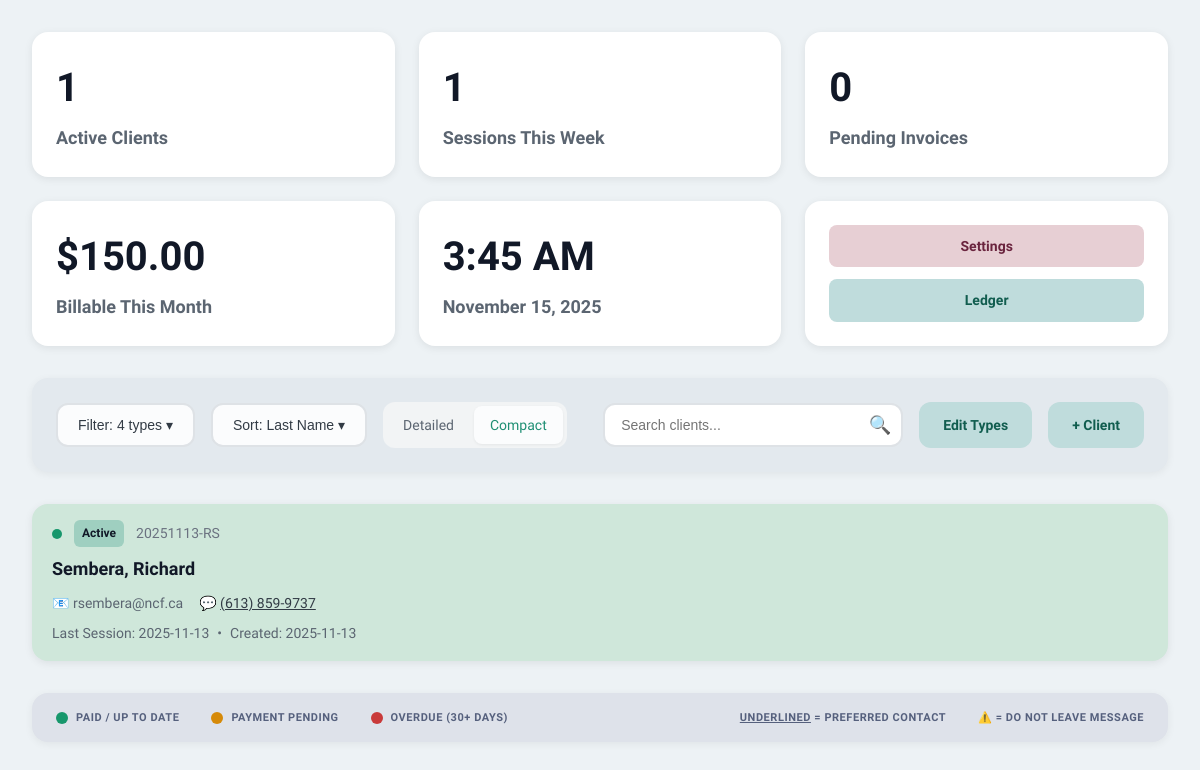
Before: / with the older database file.
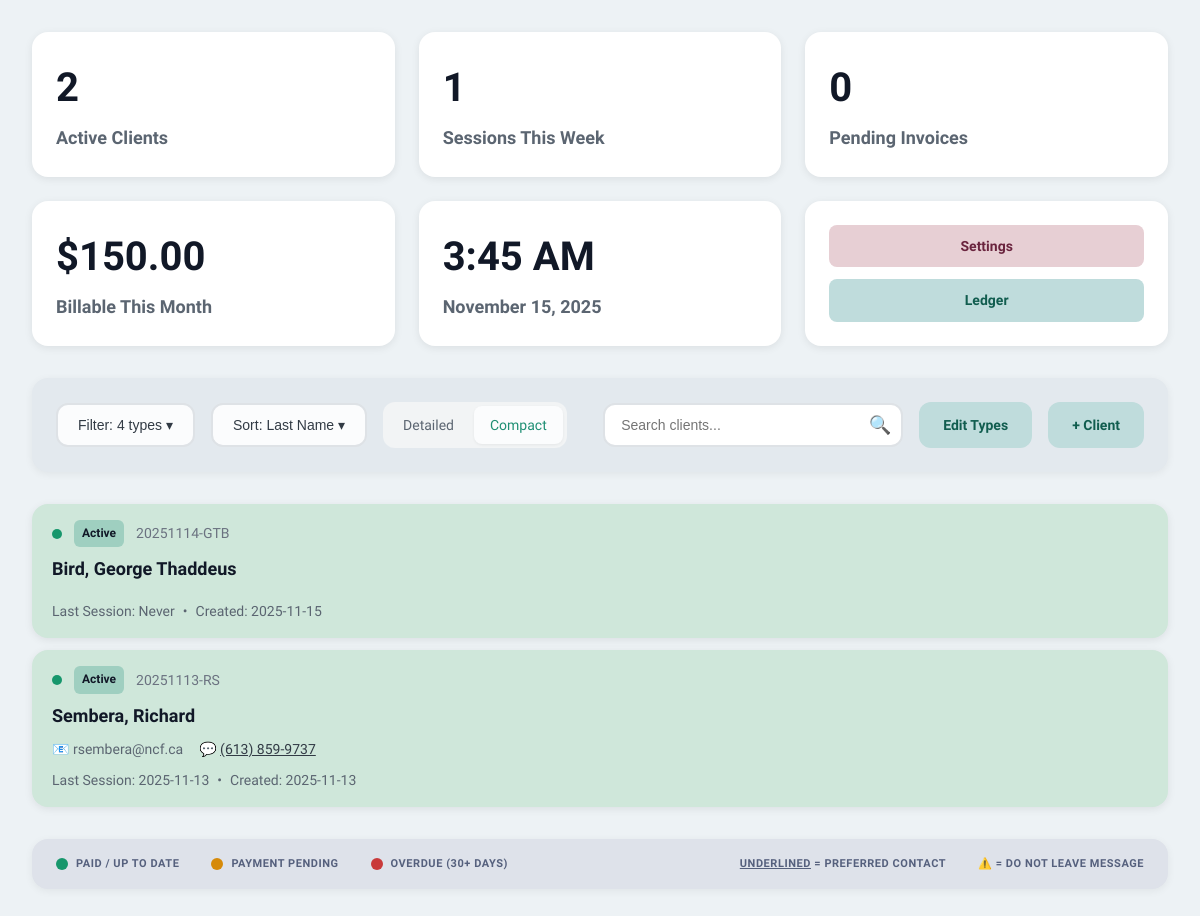
After: the same page with the newer database file.
### tables this page shows
CREATE TABLE client_types (
                id INTEGER PRIMARY KEY AUTOINCREMENT,
                name TEXT UNIQUE NOT NULL,
                color TEXT NOT NULL,
                file_number_style TEXT NOT NULL,
                file_number_prefix TEXT,
                file_number_suffix TEXT,
                file_number_counter INTEGER DEFAULT 0,
                session_fee REAL,
                session_duration INTEGER,
                retention_period INTEGER,
                is_system INTEGER DEFAULT 0,
                service_description TEXT,
                is_system_locked INTEGER DEFAULT 0,
                base_price REAL,
                tax_rate REAL,
                created_at INTEGER NOT NULL,
                modified_at INTEGER NOT NULL
            );

CREATE TABLE clients (
                id INTEGER PRIMARY KEY AUTOINCREMENT,
                file_number TEXT UNIQUE NOT NULL,
                first_name TEXT NOT NULL,
                middle_name TEXT,
                last_name TEXT NOT NULL,
                type_id INTEGER NOT NULL,
                session_offset INTEGER DEFAULT 0,
                created_at INTEGER NOT NULL,
                modified_at INTEGER NOT NULL,
                is_deleted INTEGER DEFAULT 0,
                FOREIGN KEY (type_id) REFERENCES client_types(id)
            );

CREATE TABLE entries (
                id INTEGER PRIMARY KEY AUTOINCREMENT,
                client_id INTEGER NOT NULL,
                class TEXT NOT NULL,
                created_at INTEGER NOT NULL,
                modified_at INTEGER NOT NULL,
                
                -- Common fields
                description TEXT,
                content TEXT,
                
                -- Profile-specific fields
                email TEXT,
                phone TEXT,
                home_phone TEXT,
                work_phone TEXT,
                text_number TEXT,
                address TEXT,
                date_of_birth TEXT,
                preferred_contact TEXT,
                ok_to_leave_message TEXT,
                emergency_contact_name TEXT,
                emergency_contact_phone TEXT,
                emergency_contact_relationship TEXT,
                referral_source TEXT,
                additional_info TEXT,
                
                -- Session-specific fields
                modality TEXT,
                format TEXT,
                session_number INTEGER,
                service TEXT,
                session_date INTEGER,
                session_time TEXT,
                duration INTEGER,
                fee REAL,
                is_consultation INTEGER DEFAULT 0,
                mood TEXT,
                affect TEXT,
                risk_assessment TEXT,
                
                -- Communication-specific fields
                comm_recipient TEXT,
                comm_type TEXT,
                comm_date INTEGER,
                comm_time TEXT,
                
                -- Absence-specific fields
                absence_date INTEGER,
                absence_time TEXT,
                
                -- Item-specific fields
                item_date INTEGER,
                item_time TEXT,
                base_price REAL,
                tax_rate REAL,
                
                -- Statement-specific fields
                statement_total REAL,
                payment_status TEXT,
                payment_notes TEXT,
                date_sent INTEGER,
                date_paid INTEGER,
                is_void INTEGER DEFAULT 0,
                
                -- Edit tracking
                edit_history TEXT,
                locked INTEGER DEFAULT 0,
                locked_at INTEGER,
                
                FOREIGN KEY (client_id) REFERENCES clients(id)
            );

### web/app.py (the view)
@app.route('/')
def index():
    type_filter = request.args.getlist('type')  # Can select multiple types
    sort_by = request.args.get('sort', 'last_name')  # Default sort by last name
    sort_order = request.args.get('order', 'asc')  # Default ascending
    search = request.args.get('search', '')
    view_mode = request.args.get('view', 'compact')  # 'detailed' or 'compact'
    all_types = db.get_all_client_types()
    if not type_filter:
        type_filter = [str(t['id']) for t in all_types if not t.get('is_system_locked')]
    if search:
        clients = db.search_clients(search)
        clients = [c for c in clients if str(c['type_id']) in type_filter]
    else:
        clients = []
        for type_id in type_filter:
            clients.extend(db.get_all_clients(int(type_id)))
    all_clients = []
    for client_type in all_types:
        all_clients.extend(db.get_all_clients(client_type['id']))
    active_type = next((t for t in all_types if t['name'] == 'Active'), None)
    active_count = len([c for c in all_clients if c['type_id'] == active_type['id']]) if active_type else 0
    from datetime import datetime, timedelta
    week_ago = int((datetime.now() - timedelta(days=7)).timestamp())
    sessions_this_week = 0
    for client in all_clients:
        entries = db.get_client_entries(client['id'], entry_class='session')
        sessions_this_week += sum(1 for e in entries
                                  if e.get('created_at', 0) >= week_ago
                                  and not e.get('is_consultation'))
    pending_invoices = 0
    for client in all_clients:
        if db.get_payment_status(client['id']) == 'pending':
            pending_invoices += 1
    from datetime import datetime
    now = datetime.now()
    month_start = int(datetime(now.year, now.month, 1).timestamp())
    billable_this_month = 0
    for client in all_clients:
        entries = db.get_client_entries(client['id'])
        for entry in entries:
            if entry.get('created_at', 0) >= month_start:
                if entry.get('class') == 'session' and not entry.get('is_consultation'):
                    billable_this_month += entry.get('fee', 0) or 0
                elif entry.get('class') == 'item':
                    billable_this_month += entry.get('fee', 0) or 0
    from datetime import datetime
    now = datetime.now()
    current_date = now.strftime('%B %d, %Y')  # "November 9, 2025"
    current_time = now.strftime('%I:%M %p')    # "12:45 PM"
    for client in clients:
        client['type'] = db.get_client_type(client['type_id'])
        profile = db.get_profile_entry(client['id'])
        client['email'] = profile.get('email', '') if profile else ''
        client['phone'] = profile.get('phone', '') if profile else ''
        client['home_phone'] = profile.get('home_phone', '') if profile else ''
        client['work_phone'] = profile.get('work_phone', '') if profile else ''
        client['text_number'] = profile.get('text_number', '') if profile else ''
        client['preferred_contact'] = profile.get('preferred_contact', '') if profile else ''
        client['ok_to_leave_message'] = profile.get('ok_to_leave_message', 'yes') if profile else 'yes'
        client['display_phone'] = ''
        client['contact_type'] = 'call'  # Default
        client['contact_icon'] = '📞'
        if client['preferred_contact'] == 'call_cell':
            client['display_phone'] = client['phone']
            client['contact_type'] = 'call'
            client['contact_icon'] = '📞'
        elif client['preferred_contact'] == 'call_home':
            client['display_phone'] = client['home_phone']
            client['contact_type'] = 'call'
            client['contact_icon'] = '📞'
        elif client['preferred_contact'] == 'call_work':
            client['display_phone'] = client['work_phone']
            client['contact_type'] = 'call'
            client['contact_icon'] = '📞'
        elif client['preferred_contact'] == 'text':
            if client['text_number'] == 'none':
                client['display_phone'] = client['phone'] or client['home_phone'] or client['work_phone']
                client['contact_type'] = 'call'
                client['contact_icon'] = '📞'
            elif client['text_number'] == 'cell':
                client['display_phone'] = client['phone']
                client['contact_type'] = 'text'
                client['contact_icon'] = '💬'
            elif client['text_number'] == 'home':
                client['display_phone'] = client['home_phone']
                client['contact_type'] = 'text'
                client['contact_icon'] = '💬'
            elif client['text_number'] == 'work':
                client['display_phone'] = client['work_phone']
                client['contact_type'] = 'text'
                client['contact_icon'] = '💬'
            else:
                client['display_phone'] = client['phone']
                client['contact_type'] = 'text'
                client['contact_icon'] = '💬'
        elif client['preferred_contact'] == 'email':
            client['display_phone'] = client['phone'] or client['home_phone'] or client['work_phone']
            client['contact_type'] = 'call'
            client['contact_icon'] = '📞'
        else:
            client['display_phone'] = client['phone']
            client['contact_type'] = 'call'
            client['contact_icon'] = '📞'
        last_session = db.get_last_session_date(client['id'])
        client['last_session'] = last_session
        client['payment_status'] = db.get_payment_status(client['id'])
    if sort_by == 'file_number':
        clients.sort(key=lambda c: c['file_number'], reverse=(sort_order == 'desc'))
    elif sort_by == 'last_name':
        clients.sort(key=lambda c: c['last_name'].lower(), reverse=(sort_order == 'desc'))
    elif sort_by == 'first_name':
        clients.sort(key=lambda c: c['first_name'].lower(), reverse=(sort_order == 'desc'))
    elif sort_by == 'created':
        clients.sort(key=lambda c: c['created_at'], reverse=(sort_order == 'desc'))
    elif sort_by == 'last_session':
        clients.sort(key=lambda c: c.get('last_session', 0), reverse=(sort_order == 'desc'))
    return render_template('main_view.html',
                         clients=clients,
                         all_types=all_types,
                         type_filter=type_filter,
                         sort_by=sort_by,
                         sort_order=sort_order,
                         search=search,
                         view_mode=view_mode,
                         active_count=active_count,
                         sessions_this_week=sessions_this_week,
                         pending_invoices=pending_invoices,
                         billable_this_month=billable_this_month,
                         current_date=current_date,
                         current_time=current_time)

### core/database.py (called while the page is built)
    def connect(self):
        return sqlite3.connect(str(self.db_path))

    def get_last_session_date(self, client_id: int) -> Optional[int]:
        conn = self.connect()
        cursor = conn.cursor()
        cursor.execute("""
            SELECT session_date FROM entries
            WHERE client_id = ? AND class = 'session' AND session_date IS NOT NULL
            ORDER BY session_date DESC
            LIMIT 1
        """, (client_id,))
        row = cursor.fetchone()
        conn.close()
        return row[0] if row else None

    def get_profile_entry(self, client_id: int) -> Optional[Dict[str, Any]]:
        conn = self.connect()
        conn.row_factory = sqlite3.Row
        cursor = conn.cursor()
        cursor.execute("""
            SELECT * FROM entries
            WHERE client_id = ? AND class = 'profile'
            LIMIT 1
        """, (client_id,))
        row = cursor.fetchone()
        conn.close()
        return dict(row) if row else None

### web/app.py (called while the page is built)
@app.template_filter('timestamp_to_date')
def timestamp_to_date(timestamp):
    if not timestamp:
        return '-'
    return datetime.fromtimestamp(timestamp).strftime('%Y-%m-%d')

### web/templates/main_view.html (shortened to what the changed rows need)
{% extends "base.html" %}
{% block content %}
<div class="stats-container" id="stats-container">
    <div class="stat-card blue" draggable="true" data-card-id="active-clients">
        <div class="stat-number">{{ active_count }}</div>
        <div class="stat-label">Active Clients</div>
    </div>
</div>
{% if clients %}
    <div class="clients-container">
        {% for client in clients %}
        <div class="client-card {{ view_mode }}-view type-{% if client.type.name == 'Active' %}mint{% elif client.type.name == 'Inactive' %}yellow{% else %}pink{% endif %}"
             onclick="window.location='{{ url_for('client_file', client_id=client.id) }}'">
            {% if view_mode == 'detailed' %}
                <div class="payment-dot {{ client.payment_status }}"></div>
                <span class="type-badge" style="background-color: {{ client.type.color }}">
                    {{ client.type.name }}
                </span>
                <span class="file-number">{{ client.file_number }}</span>
                <span class="client-name">{{ client.last_name }}, {{ client.first_name }}{% if client.middle_name %} {{ client.middle_name }}{% endif %}</span>
                <div class="contact-info">
                    {% if client.email %}
                    <a href="mailto:{{ client.email }}" class="contact-link {{ 'preferred' if client.preferred_contact == 'email' else '' }}" onclick="event.stopPropagation()">
                        📧 <span>{{ client.email }}</span>
                    </a>
                    {% endif %}
                    {% if client.display_phone %}
                    <a href="{% if client.contact_type == 'text' %}sms:{% else %}tel:{% endif %}{{ client.display_phone }}"
                       class="contact-link {{ 'preferred' if client.preferred_contact in ['call_cell', 'call_home', 'call_work', 'text'] else '' }}"
                       onclick="event.stopPropagation()">
                        {{ client.contact_icon }} <span>{{ client.display_phone }}{% if client.ok_to_leave_message == 'no' %} ⚠️{% endif %}</span>
                    </a>
                    {% endif %}
                </div>
                <div class="dates">
                    <span style="color: #6B7280; font-size: 0.875rem;">{{ client.last_session|timestamp_to_date if client.last_session else 'Never' }}</span>
                    <span style="color: #9CA3AF;">/</span>
                    <span style="color: #6B7280; font-size: 0.875rem;">{{ client.created_at|timestamp_to_date }}</span>
                </div>
            {% else %}
                <div class="card-header">
                    <div class="payment-dot {{ client.payment_status }}"></div>
                    <span class="type-badge" style="background-color: {{ client.type.color }}">
                        {{ client.type.name }}
                    </span>
                    <span style="color: #6B7280; font-size: 0.875rem;">{{ client.file_number }}</span>
                </div>
                <div class="client-name">{{ client.last_name }}, {{ client.first_name }}{% if client.middle_name %} {{ client.middle_name }}{% endif %}</div>
                <div class="contact-row">
                    {% if client.email %}
                    <a href="mailto:{{ client.email }}" class="contact-link {{ 'preferred' if client.preferred_contact == 'email' else '' }}" onclick="event.stopPropagation()">
                        📧 <span>{{ client.email }}</span>
                    </a>
                    {% endif %}
                    {% if client.display_phone %}
                    <a href="{% if client.contact_type == 'text' %}sms:{% else %}tel:{% endif %}{{ client.display_phone }}"
                       class="contact-link {{ 'preferred' if client.preferred_contact in ['call_cell', 'call_home', 'call_work', 'text'] else '' }}"
                       onclick="event.stopPropagation()">
                        {{ client.contact_icon }} <span>{{ client.display_phone }}{% if client.ok_to_leave_message == 'no' %} ⚠️{% endif %}</span>
                    </a>
                    {% endif %}
                </div>
                <div class="dates-row">
                    <span>Last Session: {{ client.last_session|timestamp_to_date if client.last_session else 'Never' }}</span>
                    <span>•</span>
                    <span>Created: {{ client.created_at|timestamp_to_date }}</span>
                </div>
            {% endif %}
        </div>
        {% endfor %}
    </div>
{% else %}
<div style="text-align: center; padding: 4rem; background: white; border-radius: 1rem; box-shadow: 0 2px 8px rgba(0,0,0,0.08);">
    <p style="color: #6B7280; font-size: 1.125rem; margin-bottom: 1.5rem;">No clients found.</p>
</div>
{% endif %}
{% endblock %}

Changed rows visible on the page:
added clients: type.name "Active", file_number "20251114-GTB", last_name "Bird", first_name "George", middle_name "Thaddeus", last_session "Never", created_at "2025-11-15"
Other visible differences:
{{ active_count }}: "1" → "2"
